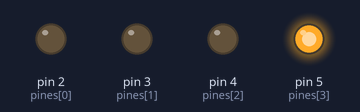
The sketch below on a simulated Arduino Uno, built with avr-gcc and run on an emulated ATmega328P. Parts: output pins drawn as LEDs (lit = HIGH).

Above: at 1.6 s.
At 2.65 s:
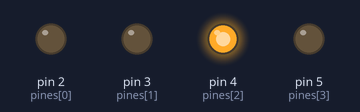
At 10.2 s:
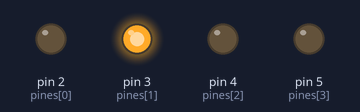
At 14.57 s:
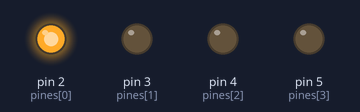
Timing chart, 0 to 15.0 s (numbered marks = the images above):
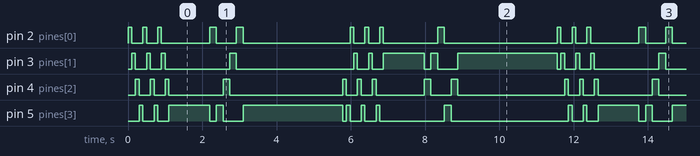

The sketch:

Ejercicio13_MotorPAP_Simple.ino
```cpp
const byte pines[4]={
  2,3,4,5};
const byte pasos[4]={
  1,2,4,8};
char indice=0;
/*
 Primer paso  1=0001
 Segundo paso 2=0010
 Tercer paso  4=0100
 Cuarto paso  8=1000
 */

void setup(){
  for(int i=0;i<4;i++){
    pinMode(pines[i],OUTPUT);
  }
}

void loop(){
  avanzar(12, 100);
  delay(1000);
  retroceder(6,180);
  delay(2500);
}

void avanzar(int num_pasos,int delay_paso){
  for(int i=0;i<num_pasos;i++){
    writeMotor();
    delay(delay_paso);
    indice++;
    if(indice>3){
      indice=0;
    }
  }
}

void retroceder(int num_pasos,int delay_paso){
  for(int i=0;i<num_pasos;i++){
    writeMotor();
    delay(delay_paso);
    indice--;
    if(indice<0){
      indice=3;
    }
  }
}

void writeMotor(){
  boolean aux=false;
  for(int i=0;i<4;i++){
    aux=bitRead(pasos[indice],i); //lee un bit del vector pasos
    digitalWrite(pines[i],aux);   //escribe es bit en un pin del motor
  }
}
```

Measured:
- by itself, pin 2 (pines[0]): repeats every 11.6 s: 2 × (LOW 0.30 s, HIGH 0.10 s), LOW 1.3 s, HIGH 0.18 s, LOW 0.54 s, HIGH 0.18 s, LOW 2.9 s, 2 × (HIGH 0.10 s, LOW 0.30 s), HIGH 0.10 s, LOW 1.5 s, HIGH 0.18 s, LOW 3.0 s, HIGH 0.10 s
- by itself, pin 3 (pines[1]): repeats every 11.6 s: 2 × (LOW 0.30 s, HIGH 0.10 s), LOW 1.7 s, HIGH 0.18 s, LOW 3.2 s, 2 × (HIGH 0.10 s, LOW 0.30 s), HIGH 1.1 s, LOW 0.18 s, HIGH 0.18 s, LOW 0.54 s, HIGH 2.7 s, LOW 0.10 s, HIGH 0.10 s
- by itself, everything shown: repeats every 11.6 s, in 36 steps
